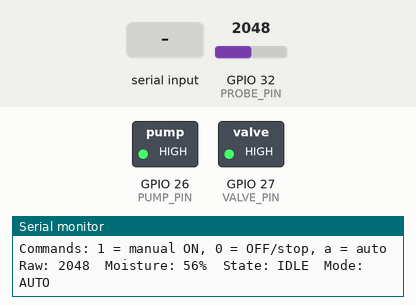
A sketch run on a simulated ESP32. On the bench: switched loads named in the sketch (green lamp = pin HIGH), the last lines printed to the serial monitor. The inputs (shaded band) are chosen by the test bench; at power-on: GPIO 32 (PROBE_PIN) = 2048.

Above: at 1.5 s.
1.6 s: GPIO 32 (PROBE_PIN) set to 2252
3.2 s: GPIO 32 (PROBE_PIN) set to 2376
At 5.7 s:
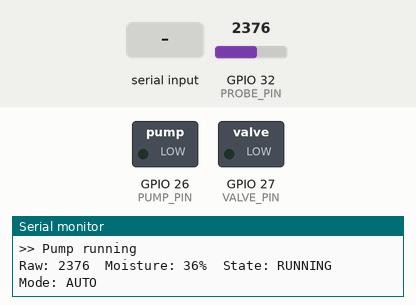
7.5 s: "0" received over Serial
At 7.9 s:
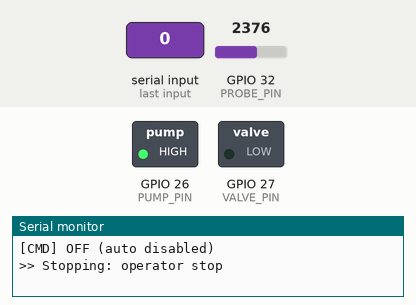
Timing chart, 0 to 10.5 s (numbered marks = the images above; inputs shaded):
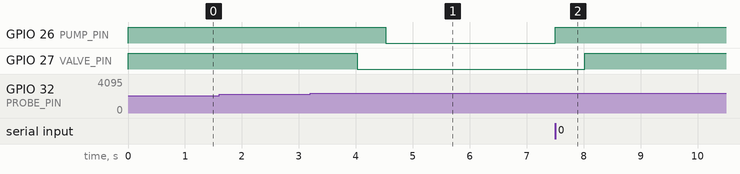

The sketch:

sketch_nov20a.ino
```cpp
#include <Arduino.h>

#define ENABLE_WIFI false

#if ENABLE_WIFI
  #include <WiFi.h>
  #include <HTTPClient.h>
  const char* WIFI_SSID   = "YOUR_WIFI_NAME";
  const char* WIFI_PASS   = "YOUR_WIFI_PASSWORD";
  const char* SERVER_URL  = "http://192.168.1.10:3000/api/sensors/readings";
  const char* DEVICE_ID   = "ESP32_GARDEN_01";
  const char* DEVICE_KEY  = "YOUR_DEVICE_KEY";
  const unsigned long REPORT_INTERVAL_MS = 15000;
#endif

const int PROBE_PIN = 32;
const int PUMP_PIN  = 26;
const int VALVE_PIN = 27;

const int DRY_VALUE = 3000;
const int WET_VALUE = 1300;

const int RAW_MIN = 200;
const int RAW_MAX = 4000;

const int START_BELOW = 40;
const int STOP_ABOVE  = 60;
const unsigned long MAX_RUN_MS       = 30000;
const unsigned long COOLDOWN_MS      = 60000;
const unsigned long VALVE_LEAD_MS    = 500;
const unsigned long READ_INTERVAL_MS = 1000;
const int SAMPLES = 10;
const int MAX_TIMEOUT_RUNS = 3;

enum State { IDLE, VALVE_OPENING, RUNNING, PUMP_STOPPING };
State state = IDLE;

unsigned long stateStart = 0;
unsigned long runStart   = 0;
unsigned long lastStop   = 0;
unsigned long lastRead   = 0;
bool hasRun         = false;
bool autoMode       = true;
bool manualRequest  = false;
bool sensorFault    = false;
int  rawValue       = 0;
int  moisture       = 0;
int  timeoutRuns    = 0;

void pumpOn(bool on)  { digitalWrite(PUMP_PIN,  on ? LOW : HIGH); }
void valveOn(bool on) { digitalWrite(VALVE_PIN, on ? LOW : HIGH); }

const char* stateName() {
  switch (state) {
    case IDLE:          return "IDLE";
    case VALVE_OPENING: return "VALVE_OPENING";
    case RUNNING:       return "RUNNING";
    default:            return "STOPPING";
  }
}

const char* modeName() {
  if (manualRequest) return "MANUAL_ON";
  return autoMode ? "AUTO" : "OFF";
}

bool autoLocked() {
  return timeoutRuns >= MAX_TIMEOUT_RUNS;
}

int readAverage() {
  long total = 0;
  for (int i = 0; i < SAMPLES; i++) {
    total += analogRead(PROBE_PIN);
    delay(2);
  }
  return total / SAMPLES;
}

void readSensor() {
  rawValue    = readAverage();
  sensorFault = (rawValue < RAW_MIN || rawValue > RAW_MAX);
  moisture    = constrain(map(rawValue, DRY_VALUE, WET_VALUE, 0, 100), 0, 100);
}

void beginIrrigation() {
  valveOn(true);
  state = VALVE_OPENING;
  stateStart = millis();
  Serial.println(">> Valve opening");
}

void endIrrigation(const char* reason) {
  pumpOn(false);
  state = PUMP_STOPPING;
  stateStart = millis();
  Serial.print(">> Stopping: ");
  Serial.println(reason);
}

void runStateMachine() {
  unsigned long now = millis();

  switch (state) {
    case IDLE: {
      bool cooldownOk = !hasRun || (now - lastStop >= COOLDOWN_MS);
      bool autoWants  = autoMode && !sensorFault && moisture < START_BELOW && cooldownOk;
      if (manualRequest || autoWants) beginIrrigation();
      break;
    }

    case VALVE_OPENING:
      if (now - stateStart >= VALVE_LEAD_MS) {
        pumpOn(true);
        runStart = now;
        state = RUNNING;
        Serial.println(">> Pump running");
      }
      break;

    case RUNNING: {
      bool wantOn = manualRequest ||
                    (autoMode && !sensorFault && moisture < STOP_ABOVE);
      if (now - runStart >= MAX_RUN_MS) {
        if (!manualRequest) timeoutRuns++;
        manualRequest = false;
        endIrrigation("max runtime reached");
        if (autoLocked()) {
          autoMode = false;
          Serial.print("!! WARNING: ");
          Serial.print(timeoutRuns);
          Serial.println(" runs in a row hit the max runtime. Auto mode switched OFF.");
          Serial.println("!! Check that the probe is in the soil and wired, then send 'a' to resume.");
        } else {
          autoMode = true;
        }
      } else if (!wantOn) {
        if (sensorFault) {
          endIrrigation("sensor fault");
        } else if (!autoMode) {
          endIrrigation("switched off");
        } else {
          timeoutRuns = 0;
          endIrrigation("target moisture reached");
        }
      }
      break;
    }

    case PUMP_STOPPING:
      if (now - stateStart >= VALVE_LEAD_MS) {
        valveOn(false);
        lastStop = now;
        hasRun = true;
        state = IDLE;
        Serial.println(">> Valve closed. Idle.");
      }
      break;
  }
}

void handleSerial() {
  while (Serial.available()) {
    char c = Serial.read();
    if (c == '1') {
      manualRequest = true;  autoMode = false;
      Serial.println("[CMD] manual ON");
    } else if (c == '0') {
      manualRequest = false; autoMode = false;
      Serial.println("[CMD] OFF (auto disabled)");
      if (state == RUNNING || state == VALVE_OPENING) endIrrigation("operator stop");
    } else if (c == 'a') {
      manualRequest = false; autoMode = true;
      timeoutRuns = 0;
      Serial.println("[CMD] automatic mode");
    }
  }
}

#if ENABLE_WIFI
void connectWiFi() {
  WiFi.mode(WIFI_STA);
  WiFi.begin(WIFI_SSID, WIFI_PASS);
  Serial.print("Connecting to Wi-Fi");
  unsigned long t = millis();
  while (WiFi.status() != WL_CONNECTED && millis() - t < 10000) {
    delay(500);
    Serial.print(".");
  }
  Serial.println(WiFi.status() == WL_CONNECTED ? " connected" : " failed (will retry)");
}

void reportWiFi() {
  static unsigned long last = 0;
  if (millis() - last < REPORT_INTERVAL_MS) return;
  last = millis();

  if (WiFi.status() != WL_CONNECTED) {
    WiFi.reconnect();
    return;
  }

  String body = "{\"device_id\":\"" + String(DEVICE_ID) + "\","
                "\"readings\":{"
                "\"soil_moisture\":" + (sensorFault ? String("null") : String(moisture)) + ","
                "\"temperature\":null,\"humidity\":null,"
                "\"nitrogen\":null,\"phosphorus\":null,\"potassium\":null,"
                "\"rainfall\":null,\"water_level\":null,\"battery_percentage\":null},"
                "\"irrigation\":{\"state\":\"" + String(stateName()) + "\","
                "\"mode\":\"" + String(modeName()) + "\"}}";

  HTTPClient http;
  http.setTimeout(3000);
  http.begin(SERVER_URL);
  http.addHeader("Content-Type", "application/json");
  http.addHeader("X-Device-Key", DEVICE_KEY);
  int code = http.POST(body);
  Serial.print("[WiFi] POST status: ");
  Serial.println(code);
  http.end();
}
#endif

void setup() {
  digitalWrite(PUMP_PIN, HIGH);
  digitalWrite(VALVE_PIN, HIGH);
  pinMode(PUMP_PIN, OUTPUT);
  pinMode(VALVE_PIN, OUTPUT);

  Serial.begin(115200);
  delay(300);
  analogSetPinAttenuation(PROBE_PIN, ADC_11db);

  Serial.println();
  Serial.println("GARDEKALINGA firmware - 1 probe");
  Serial.println("Commands: 1 = manual ON, 0 = OFF/stop, a = auto");

#if ENABLE_WIFI
  connectWiFi();
#endif

  readSensor();
}

void loop() {
  handleSerial();

  if (millis() - lastRead >= READ_INTERVAL_MS) {
    lastRead = millis();
    readSensor();

    Serial.print("Raw: ");       Serial.print(rawValue);
    Serial.print("  Moisture: "); Serial.print(sensorFault ? -1 : moisture);
    Serial.print("%  State: ");   Serial.print(stateName());
    Serial.print("  Mode: ");     Serial.print(modeName());
    if (sensorFault) Serial.print("  [SENSOR FAULT]");
    if (autoLocked()) Serial.print("  [AUTO LOCKED - check probe]");
    Serial.println();
  }

  runStateMachine();

#if ENABLE_WIFI
  reportWiFi();
#endif
}
```

Measured:
- the behaviour switches between 2320 and 2321 on GPIO 32 (PROBE_PIN) (found by bisection; images 0 and 1)
- after the input at 3.2 s, GPIO 26 (PUMP_PIN): HIGH → LOW after 1.3 s; GPIO 27 (VALVE_PIN): HIGH → LOW after 0.82 s
- after the input at 7.5 s, GPIO 26 (PUMP_PIN): LOW → HIGH at once; GPIO 27 (VALVE_PIN): LOW → HIGH after 0.52 s
